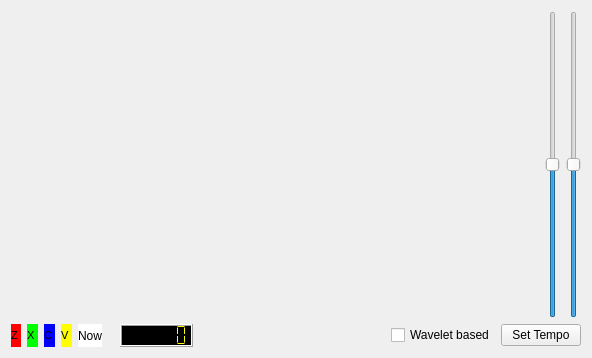
<ui version="4.0" >
 <class>BeatGraph</class>
 <widget class="QWidget" name="BeatGraph" >
  <property name="geometry" >
   <rect>
    <x>0</x>
    <y>0</y>
    <width>592</width>
    <height>358</height>
   </rect>
  </property>
  <property name="windowTitle" >
   <string>BeatGraphWidget</string>
  </property>
  <layout class="QGridLayout" name="gridLayout" >
   <item row="0" column="0" colspan="10" >
    <widget class="BeatGraphLabel" native="1" name="pattern" />
   </item>
   <item row="0" column="10" >
    <widget class="QSlider" name="periodDelta" >
     <property name="minimum" >
      <number>-100</number>
     </property>
     <property name="maximum" >
      <number>100</number>
     </property>
     <property name="orientation" >
      <enum>Qt::Vertical</enum>
     </property>
     <property name="tickInterval" >
      <number>100</number>
     </property>
    </widget>
   </item>
   <item row="0" column="11" >
    <widget class="QSlider" name="periodDelta10" >
     <property name="minimum" >
      <number>-1000</number>
     </property>
     <property name="maximum" >
      <number>1000</number>
     </property>
     <property name="singleStep" >
      <number>10</number>
     </property>
     <property name="pageStep" >
      <number>100</number>
     </property>
     <property name="orientation" >
      <enum>Qt::Vertical</enum>
     </property>
     <property name="tickInterval" >
      <number>100</number>
     </property>
    </widget>
   </item>
   <item row="1" column="0" >
    <widget class="QLabel" name="zlabel" >
     <property name="palette" >
      <palette>
       <active>
        <colorrole role="Base" >
         <brush brushstyle="SolidPattern" >
          <color alpha="255" >
           <red>255</red>
           <green>255</green>
           <blue>255</blue>
          </color>
         </brush>
        </colorrole>
        <colorrole role="Window" >
         <brush brushstyle="SolidPattern" >
          <color alpha="255" >
           <red>255</red>
           <green>0</green>
           <blue>0</blue>
          </color>
         </brush>
        </colorrole>
       </active>
       <inactive>
        <colorrole role="Base" >
         <brush brushstyle="SolidPattern" >
          <color alpha="255" >
           <red>255</red>
           <green>255</green>
           <blue>255</blue>
          </color>
         </brush>
        </colorrole>
        <colorrole role="Window" >
         <brush brushstyle="SolidPattern" >
          <color alpha="255" >
           <red>255</red>
           <green>0</green>
           <blue>0</blue>
          </color>
         </brush>
        </colorrole>
       </inactive>
       <disabled>
        <colorrole role="Base" >
         <brush brushstyle="SolidPattern" >
          <color alpha="255" >
           <red>255</red>
           <green>0</green>
           <blue>0</blue>
          </color>
         </brush>
        </colorrole>
        <colorrole role="Window" >
         <brush brushstyle="SolidPattern" >
          <color alpha="255" >
           <red>255</red>
           <green>0</green>
           <blue>0</blue>
          </color>
         </brush>
        </colorrole>
       </disabled>
      </palette>
     </property>
     <property name="font" >
      <font>
       <pointsize>8</pointsize>
      </font>
     </property>
     <property name="autoFillBackground" >
      <bool>true</bool>
     </property>
     <property name="text" >
      <string>Z </string>
     </property>
     <property name="wordWrap" >
      <bool>false</bool>
     </property>
    </widget>
   </item>
   <item row="1" column="1" >
    <widget class="QLabel" name="xlabel" >
     <property name="palette" >
      <palette>
       <active>
        <colorrole role="Base" >
         <brush brushstyle="SolidPattern" >
          <color alpha="255" >
           <red>255</red>
           <green>255</green>
           <blue>255</blue>
          </color>
         </brush>
        </colorrole>
        <colorrole role="Window" >
         <brush brushstyle="SolidPattern" >
          <color alpha="255" >
           <red>0</red>
           <green>255</green>
           <blue>0</blue>
          </color>
         </brush>
        </colorrole>
       </active>
       <inactive>
        <colorrole role="Base" >
         <brush brushstyle="SolidPattern" >
          <color alpha="255" >
           <red>255</red>
           <green>255</green>
           <blue>255</blue>
          </color>
         </brush>
        </colorrole>
        <colorrole role="Window" >
         <brush brushstyle="SolidPattern" >
          <color alpha="255" >
           <red>0</red>
           <green>255</green>
           <blue>0</blue>
          </color>
         </brush>
        </colorrole>
       </inactive>
       <disabled>
        <colorrole role="Base" >
         <brush brushstyle="SolidPattern" >
          <color alpha="255" >
           <red>0</red>
           <green>255</green>
           <blue>0</blue>
          </color>
         </brush>
        </colorrole>
        <colorrole role="Window" >
         <brush brushstyle="SolidPattern" >
          <color alpha="255" >
           <red>0</red>
           <green>255</green>
           <blue>0</blue>
          </color>
         </brush>
        </colorrole>
       </disabled>
      </palette>
     </property>
     <property name="font" >
      <font>
       <pointsize>8</pointsize>
      </font>
     </property>
     <property name="autoFillBackground" >
      <bool>true</bool>
     </property>
     <property name="text" >
      <string>X </string>
     </property>
     <property name="wordWrap" >
      <bool>false</bool>
     </property>
    </widget>
   </item>
   <item row="1" column="2" >
    <widget class="QLabel" name="clabel" >
     <property name="palette" >
      <palette>
       <active>
        <colorrole role="Base" >
         <brush brushstyle="SolidPattern" >
          <color alpha="255" >
           <red>255</red>
           <green>255</green>
           <blue>255</blue>
          </color>
         </brush>
        </colorrole>
        <colorrole role="Window" >
         <brush brushstyle="SolidPattern" >
          <color alpha="255" >
           <red>0</red>
           <green>0</green>
           <blue>255</blue>
          </color>
         </brush>
        </colorrole>
       </active>
       <inactive>
        <colorrole role="Base" >
         <brush brushstyle="SolidPattern" >
          <color alpha="255" >
           <red>255</red>
           <green>255</green>
           <blue>255</blue>
          </color>
         </brush>
        </colorrole>
        <colorrole role="Window" >
         <brush brushstyle="SolidPattern" >
          <color alpha="255" >
           <red>0</red>
           <green>0</green>
           <blue>255</blue>
          </color>
         </brush>
        </colorrole>
       </inactive>
       <disabled>
        <colorrole role="Base" >
         <brush brushstyle="SolidPattern" >
          <color alpha="255" >
           <red>0</red>
           <green>0</green>
           <blue>255</blue>
          </color>
         </brush>
        </colorrole>
        <colorrole role="Window" >
         <brush brushstyle="SolidPattern" >
          <color alpha="255" >
           <red>0</red>
           <green>0</green>
           <blue>255</blue>
          </color>
         </brush>
        </colorrole>
       </disabled>
      </palette>
     </property>
     <property name="font" >
      <font>
       <pointsize>8</pointsize>
      </font>
     </property>
     <property name="autoFillBackground" >
      <bool>true</bool>
     </property>
     <property name="text" >
      <string>C </string>
     </property>
     <property name="wordWrap" >
      <bool>false</bool>
     </property>
    </widget>
   </item>
   <item row="1" column="3" >
    <widget class="QLabel" name="vlabel" >
     <property name="palette" >
      <palette>
       <active>
        <colorrole role="Base" >
         <brush brushstyle="SolidPattern" >
          <color alpha="255" >
           <red>255</red>
           <green>255</green>
           <blue>255</blue>
          </color>
         </brush>
        </colorrole>
        <colorrole role="Window" >
         <brush brushstyle="SolidPattern" >
          <color alpha="255" >
           <red>255</red>
           <green>255</green>
           <blue>0</blue>
          </color>
         </brush>
        </colorrole>
       </active>
       <inactive>
        <colorrole role="Base" >
         <brush brushstyle="SolidPattern" >
          <color alpha="255" >
           <red>255</red>
           <green>255</green>
           <blue>255</blue>
          </color>
         </brush>
        </colorrole>
        <colorrole role="Window" >
         <brush brushstyle="SolidPattern" >
          <color alpha="255" >
           <red>255</red>
           <green>255</green>
           <blue>0</blue>
          </color>
         </brush>
        </colorrole>
       </inactive>
       <disabled>
        <colorrole role="Base" >
         <brush brushstyle="SolidPattern" >
          <color alpha="255" >
           <red>255</red>
           <green>255</green>
           <blue>0</blue>
          </color>
         </brush>
        </colorrole>
        <colorrole role="Window" >
         <brush brushstyle="SolidPattern" >
          <color alpha="255" >
           <red>255</red>
           <green>255</green>
           <blue>0</blue>
          </color>
         </brush>
        </colorrole>
       </disabled>
      </palette>
     </property>
     <property name="font" >
      <font>
       <pointsize>8</pointsize>
      </font>
     </property>
     <property name="autoFillBackground" >
      <bool>true</bool>
     </property>
     <property name="text" >
      <string>V </string>
     </property>
     <property name="wordWrap" >
      <bool>false</bool>
     </property>
    </widget>
   </item>
   <item row="1" column="4" >
    <widget class="QLabel" name="nowlabel" >
     <property name="palette" >
      <palette>
       <active>
        <colorrole role="Base" >
         <brush brushstyle="SolidPattern" >
          <color alpha="255" >
           <red>255</red>
           <green>255</green>
           <blue>255</blue>
          </color>
         </brush>
        </colorrole>
        <colorrole role="Window" >
         <brush brushstyle="SolidPattern" >
          <color alpha="255" >
           <red>255</red>
           <green>255</green>
           <blue>255</blue>
          </color>
         </brush>
        </colorrole>
       </active>
       <inactive>
        <colorrole role="Base" >
         <brush brushstyle="SolidPattern" >
          <color alpha="255" >
           <red>255</red>
           <green>255</green>
           <blue>255</blue>
          </color>
         </brush>
        </colorrole>
        <colorrole role="Window" >
         <brush brushstyle="SolidPattern" >
          <color alpha="255" >
           <red>255</red>
           <green>255</green>
           <blue>255</blue>
          </color>
         </brush>
        </colorrole>
       </inactive>
       <disabled>
        <colorrole role="Base" >
         <brush brushstyle="SolidPattern" >
          <color alpha="255" >
           <red>255</red>
           <green>255</green>
           <blue>255</blue>
          </color>
         </brush>
        </colorrole>
        <colorrole role="Window" >
         <brush brushstyle="SolidPattern" >
          <color alpha="255" >
           <red>255</red>
           <green>255</green>
           <blue>255</blue>
          </color>
         </brush>
        </colorrole>
       </disabled>
      </palette>
     </property>
     <property name="autoFillBackground" >
      <bool>true</bool>
     </property>
     <property name="text" >
      <string>Now</string>
     </property>
     <property name="wordWrap" >
      <bool>false</bool>
     </property>
    </widget>
   </item>
   <item row="1" column="5" >
    <widget class="QLabel" name="switcherLabel" >
     <property name="font" >
      <font>
       <pointsize>8</pointsize>
      </font>
     </property>
     <property name="autoFillBackground" >
      <bool>true</bool>
     </property>
     <property name="text" >
      <string/>
     </property>
     <property name="wordWrap" >
      <bool>false</bool>
     </property>
    </widget>
   </item>
   <item row="1" column="6" >
    <widget class="QLCDNumber" name="currentTempoLcd" >
     <property name="sizePolicy" >
      <sizepolicy vsizetype="Minimum" hsizetype="Minimum" >
       <horstretch>0</horstretch>
       <verstretch>0</verstretch>
      </sizepolicy>
     </property>
     <property name="palette" >
      <palette>
       <active>
        <colorrole role="WindowText" >
         <brush brushstyle="SolidPattern" >
          <color alpha="255" >
           <red>255</red>
           <green>255</green>
           <blue>0</blue>
          </color>
         </brush>
        </colorrole>
        <colorrole role="Base" >
         <brush brushstyle="SolidPattern" >
          <color alpha="255" >
           <red>255</red>
           <green>255</green>
           <blue>255</blue>
          </color>
         </brush>
        </colorrole>
        <colorrole role="Window" >
         <brush brushstyle="SolidPattern" >
          <color alpha="255" >
           <red>0</red>
           <green>0</green>
           <blue>0</blue>
          </color>
         </brush>
        </colorrole>
       </active>
       <inactive>
        <colorrole role="WindowText" >
         <brush brushstyle="SolidPattern" >
          <color alpha="255" >
           <red>255</red>
           <green>255</green>
           <blue>0</blue>
          </color>
         </brush>
        </colorrole>
        <colorrole role="Base" >
         <brush brushstyle="SolidPattern" >
          <color alpha="255" >
           <red>255</red>
           <green>255</green>
           <blue>255</blue>
          </color>
         </brush>
        </colorrole>
        <colorrole role="Window" >
         <brush brushstyle="SolidPattern" >
          <color alpha="255" >
           <red>0</red>
           <green>0</green>
           <blue>0</blue>
          </color>
         </brush>
        </colorrole>
       </inactive>
       <disabled>
        <colorrole role="WindowText" >
         <brush brushstyle="SolidPattern" >
          <color alpha="255" >
           <red>121</red>
           <green>125</green>
           <blue>121</blue>
          </color>
         </brush>
        </colorrole>
        <colorrole role="Base" >
         <brush brushstyle="SolidPattern" >
          <color alpha="255" >
           <red>0</red>
           <green>0</green>
           <blue>0</blue>
          </color>
         </brush>
        </colorrole>
        <colorrole role="Window" >
         <brush brushstyle="SolidPattern" >
          <color alpha="255" >
           <red>0</red>
           <green>0</green>
           <blue>0</blue>
          </color>
         </brush>
        </colorrole>
       </disabled>
      </palette>
     </property>
     <property name="autoFillBackground" >
      <bool>true</bool>
     </property>
     <property name="numDigits" >
      <number>6</number>
     </property>
     <property name="segmentStyle" >
      <enum>QLCDNumber::Flat</enum>
     </property>
    </widget>
   </item>
   <item row="1" column="7" >
    <spacer>
     <property name="orientation" >
      <enum>Qt::Horizontal</enum>
     </property>
     <property name="sizeType" >
      <enum>QSizePolicy::Expanding</enum>
     </property>
     <property name="sizeHint" stdset="0" >
      <size>
       <width>160</width>
       <height>20</height>
      </size>
     </property>
    </spacer>
   </item>
   <item row="1" column="8" >
    <widget class="QCheckBox" name="haar" >
     <property name="text" >
      <string>Wavelet based</string>
     </property>
    </widget>
   </item>
   <item row="1" column="9" colspan="3" >
    <widget class="QPushButton" name="pushButton4" >
     <property name="text" >
      <string>Set Tempo</string>
     </property>
    </widget>
   </item>
  </layout>
 </widget>
 <layoutdefault spacing="6" margin="11" />
 <customwidgets>
  <customwidget>
   <class>BeatGraphLabel</class>
   <extends>QWidget</extends>
   <header>beatgraph-label.h</header>
  </customwidget>
 </customwidgets>
 <tabstops>
  <tabstop>periodDelta10</tabstop>
  <tabstop>periodDelta</tabstop>
  <tabstop>pushButton4</tabstop>
  <tabstop>haar</tabstop>
 </tabstops>
 <includes>
  <include location="local" >beatgraph-label.h</include>
 </includes>
 <resources/>
 <connections>
  <connection>
   <sender>pushButton4</sender>
   <signal>clicked()</signal>
   <receiver>BeatGraph</receiver>
   <slot>setTempo()</slot>
   <hints>
    <hint type="sourcelabel" >
     <x>20</x>
     <y>20</y>
    </hint>
    <hint type="destinationlabel" >
     <x>20</x>
     <y>20</y>
    </hint>
   </hints>
  </connection>
  <connection>
   <sender>periodDelta</sender>
   <signal>valueChanged(int)</signal>
   <receiver>BeatGraph</receiver>
   <slot>slantChanged()</slot>
   <hints>
    <hint type="sourcelabel" >
     <x>20</x>
     <y>20</y>
    </hint>
    <hint type="destinationlabel" >
     <x>20</x>
     <y>20</y>
    </hint>
   </hints>
  </connection>
  <connection>
   <sender>periodDelta10</sender>
   <signal>valueChanged(int)</signal>
   <receiver>BeatGraph</receiver>
   <slot>slantChanged()</slot>
   <hints>
    <hint type="sourcelabel" >
     <x>20</x>
     <y>20</y>
    </hint>
    <hint type="destinationlabel" >
     <x>20</x>
     <y>20</y>
    </hint>
   </hints>
  </connection>
  <connection>
   <sender>haar</sender>
   <signal>stateChanged(int)</signal>
   <receiver>BeatGraph</receiver>
   <slot>changeVisualisation()</slot>
   <hints>
    <hint type="sourcelabel" >
     <x>20</x>
     <y>20</y>
    </hint>
    <hint type="destinationlabel" >
     <x>20</x>
     <y>20</y>
    </hint>
   </hints>
  </connection>
 </connections>
</ui>
